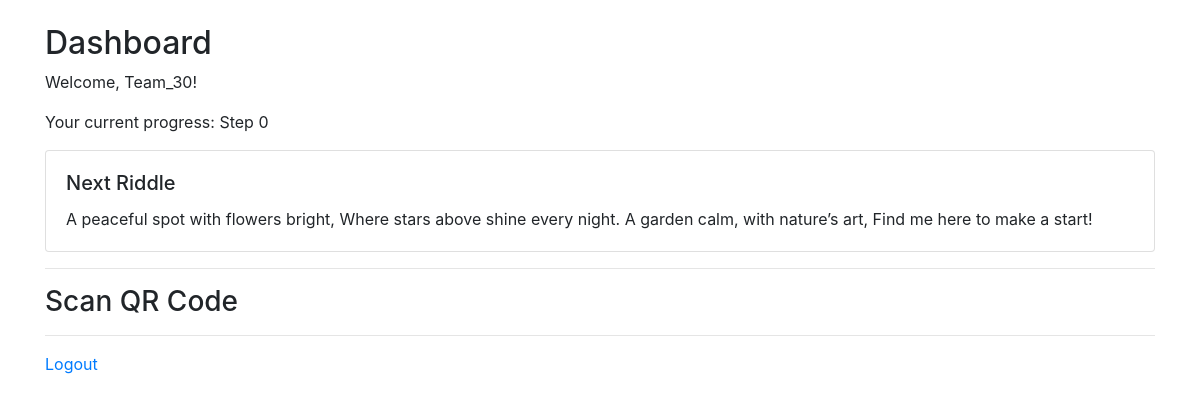
Page /dashboard (signed in) on the earlier database version.
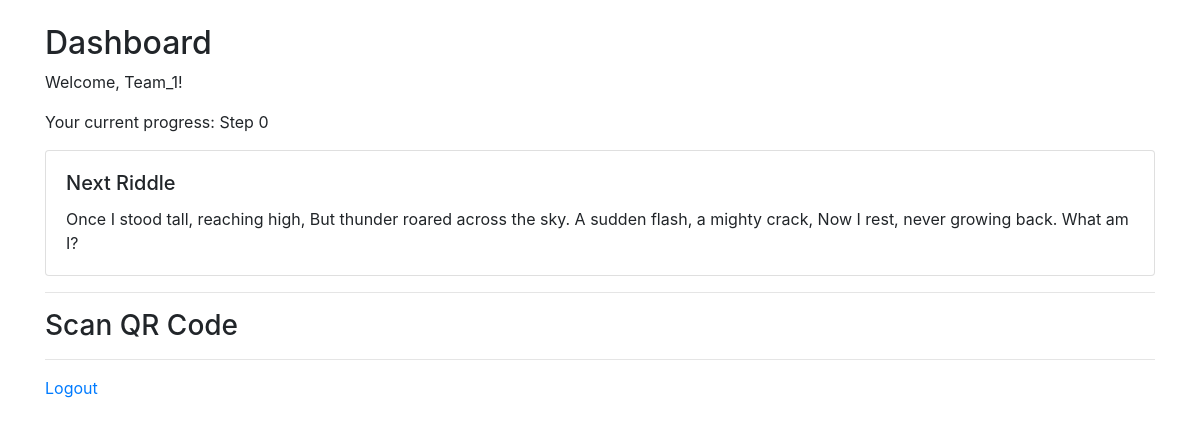
Same page on the later database version.
### main.py (models this page shows, shortened)
class Team(UserMixin, db.Model):
    id = db.Column(db.Integer, primary_key=True)
    team_name = db.Column(db.String(100), unique=True, nullable=False)
    assigned_team_id = db.Column(db.String(50), unique=True, nullable=True)
    password_hash = db.Column(db.String(128))
    current_step = db.Column(db.Integer, default=0)
    is_admin = db.Column(db.Boolean, default=False)
    leader_phone = db.Column(db.String(20), nullable=True)
    security_question = db.Column(db.String(255), nullable=True)
    security_answer = db.Column(db.String(255), nullable=True)
    logs = db.relationship('ScanLog', backref='team', lazy=True, cascade="all, delete-orphan")
    logs = db.relationship('ScanLog', backref='team', lazy=True, cascade="all, delete-orphan")

class TeamPath(db.Model):
    id = db.Column(db.Integer, primary_key=True)
    team_identifier = db.Column(db.String(50))  # e.g., "TeamAlpha", "TeamBeta", etc.
    sequence_number = db.Column(db.Integer)       # order of the clue
    location_code = db.Column(db.String(50))
    riddle = db.Column(db.Text)

### main.py (the view)
@app.route('/dashboard')
@login_required
def dashboard():
    if current_user.is_admin:
        flash("Admin accounts do not participate in the game.")
        return redirect(url_for('scoreboard'))
    current_step = current_user.current_step
    next_path = TeamPath.query.filter_by(team_identifier=current_user.assigned_team_id, sequence_number=current_step+1).first()
    return render_template('dashboard.html', current_step=current_step, next_path=next_path)

### main.py (called while the page is built)
@login_manager.user_loader
def load_user(user_id):
    return Team.query.get(int(user_id))

### templates/dashboard.html (shortened to what this page needs)
{% extends "base.html" %} {% block content %}
<h2>Dashboard</h2>
<p>Welcome, {{ current_user.team_name }}!</p>
<p>Your current progress: Step {{ current_step }}</p>
{% if next_path %}
<div class="card mb-3">
  <div class="card-body">
    <h5 class="card-title">Next Riddle</h5>
    <p class="card-text">{{ next_path.riddle }}</p>
  </div>
</div>
{% else %}
<div class="alert alert-success">
  You have completed all clues. Congratulations!
</div>
{% endif %}
<hr />
<h3>Scan QR Code</h3>
<hr />
<p><a href="{{ url_for('logout') }}">Logout</a></p>
{% endblock %}

Differences in the rows shown:
no longer on this page (row edited): TeamPath: riddle "A peaceful spot with flowers bright, Where stars above shine every night. A garden calm, with nature’s art, Find me here to make a start!"
changed Team: team_name "Team_30" → "Team_1"
now on this page (row unchanged): TeamPath: riddle "Once I stood tall, reaching high, But thunder roared across the sky. A sudden flash, a mighty crack, Now I rest, never growing back. What am I?"
